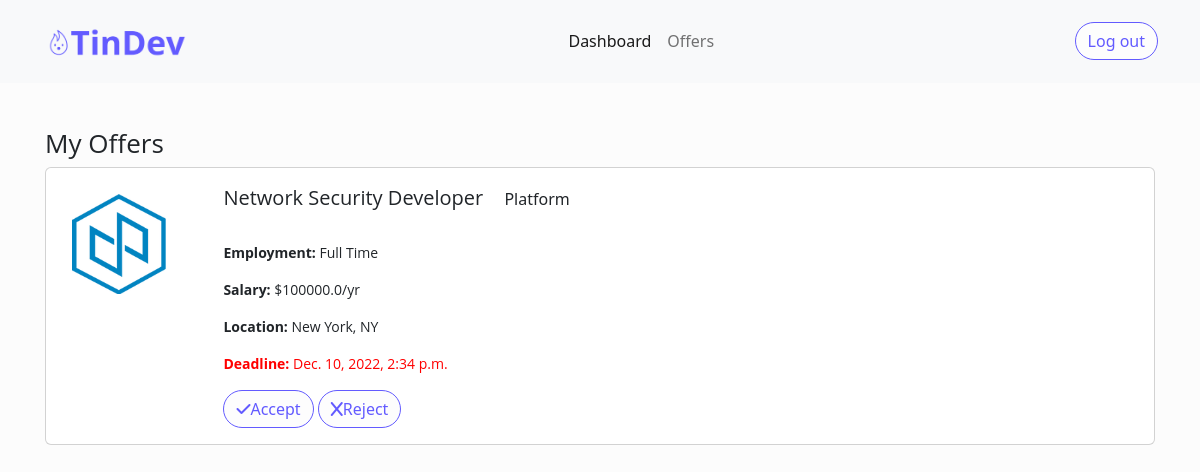
The page /candidate_offers (signed in) on the database its author committed.
### app/models.py (models this page shows)
class Job(models.Model):
    id = models.AutoField(primary_key=True)
    title = models.CharField(max_length=50)
    job_type = models.CharField(max_length=50)
    city = models.CharField(max_length=50)
    state = models.CharField(max_length=30)
    skills = models.TextField()
    description = models.TextField()
    company = models.CharField(max_length=50)
    expiration = models.DateTimeField()
    active = models.BooleanField()
    author = models.CharField(max_length=50)
    numCandidates = models.IntegerField()
    coverImage = models.ImageField(upload_to ='app/static/images', default='../../static/images/errorImage.jpg')

### app/views.py (the view)
# urls.py: path('candidate_offers', views.candidate_offers),
def candidate_offers(request):
    context = {}
    id = request.session['uid']
    offers = list(Offers.objects.filter(candidate_id = id).values("job_id", "candidate_id", "recruiter_id", "offerDeadline", "salary", "response", "accepted"))
    for i, offer in enumerate(offers):
        offer_info = list(Job.objects.filter(id = offers[i]['job_id']).values("title", "job_type", "city", "state", "company", "expiration", "active", "author", "coverImage"))[0]
        offer["title"] = offer_info["title"]
        offer["job_type"] = offer_info["job_type"]
        offer["city"] = offer_info["city"]
        offer["state"] = offer_info["state"]
        offer["company"] = offer_info["company"]
        offer["expiration"] = offer_info["expiration"]
        offer["active"] = offer_info["active"]
        offer["author"] = offer_info["author"]
        offer["coverImage"] = offer_info["coverImage"].replace("app/static/", "")
    for i, offer in enumerate(offers):
        if offer["offerDeadline"] < timezone.now():
            offers.pop(i)
    context["offers"] = offers
    return render(request, 'app/candidate_offers.html', context=context)

### app/templates/app/candidate_offers.html (shortened to what this page needs)
{% load static %}
<!DOCTYPE html>
<html lang="en">
<head>
    <link href="https://cdn.jsdelivr.net/npm/bootstrap@5.2.2/dist/css/bootstrap.min.css" rel="stylesheet"
>
    <link rel="stylesheet" href="{% static 'css/style.css' %}">
    <link rel="stylesheet" href="{% static 'css/candidate_offers.css' %}">
</head>
<body>
    <nav class="navbar navbar-expand-lg navbar-light bg-light">
        <div class="container-fluid">
            <a class="navbar-brand" href="#">
                <img src="{% static 'images/tindev_combomark.png' %}" alt="" width="150px" class="d-inline-block">
            </a>
            <div class="collapse navbar-collapse nav-div justify-content-center" id="navbarNav">
                <ul class="navbar-nav">
                    <li class="nav-item">
                        <a class="nav-link active" aria-current="page" href="/candidate_dashboard">Dashboard</a>
                    </li>
                    <li class="nav-item">
                        <a class="nav-link" href="/candidate_offers">Offers</a>
                    </li>
                </ul>
            </div>
            <button type="button" class="btn btn-secondary btn-block" onclick="location.href='/logout'">Log out</button>
        </div>
    </nav>
    <main>
        <div style="margin: 25px">
            <h2 style="justify-content: center">My Offers</h2>
            {% for offer in offers %}
                {% include './components/offerCard.html' with offer=offer %}
            {% endfor %}
        </div>
    </main>
</body>
</html>

### app/templates/app/components/offerCard.html (shortened to what this page needs)
{% load static %}
<div class="card" style="margin-bottom: 1rem">
    <div class="card-body">
        <div style="width:15%; float:left">
            <img src="{% static offer.coverImage %}" style="display:flex; margin: 10px" width="100" height="100" />
            <br>
        </div>
        <div style="width:85%; float:right">
            <span class="job-title">
                <h3 class="card-title align-middle" style="display:inline; padding-right: 1rem;"> {{ offer.title }}
                </h3>
                <h6 class="align-bottom" style="display:inline">{{ offer.company }}</h6>
            </span>
            <div style="padding-bottom:0.5rem"></div><br>
            <p class="card-text"><b>Employment:</b> {{ offer.job_type }}</p>
            <p class="card-text"><b>Salary:</b> ${{ offer.salary }}/yr</p>
            <p class="card-text"><b>Location:</b> {{ offer.city }}, {{ offer.state }}</p>
            <p class="card-text" style="color: red;"><b>Deadline:</b> {{ offer.offerDeadline }}</p>
            <form method="POST">
                <button type="button" id="offer-status-accept" class="btn btn-secondary btn-block offer-status-accept"
                    data-catid="{{ offer.job_id }}" name="accept-button"><i
                        class="fa-solid fa-check "></i>Accept</button>
                <button type="button" id="offer-status-reject" class="btn btn-secondary btn-block offer-status-reject"
                    data-catid="{{ offer.job_id }}"><i class="fa-solid fa-x"></i>Reject</button>
            </form>
        </div>
    </div>
</div>

### app/static/css/style.css (style rules this page uses)
body { background: #fcfcfc; width: 100vw; }
h2 { font-family: 'Open Sans', sans-serif; font-weight: 400; font-size: 26px; }
h3 { font-family: 'Open Sans', sans-serif; font-weight: 400; font-size: 20px; }
p { font-family: 'Open Sans', sans-serif; font-weight: 400; font-size: 14px; }
.btn-secondary { border-radius: 20px; border-color: #635bff; color: #635bff; background: #fdfdfd; }
.navbar { padding: 20px; padding-left: 30px; padding-right: 30px; }
.nav-div { padding-left: 30px; padding-right: 30px; }

### app/static/css/candidate_offers.css (style rules this page uses)
main { padding: 20px; }

### rows shown on the page
Job: title "Network Security Developer", company "Platform", job_type "Full Time", salary "100000.0", city "New York", state "NY", offerDeadline "Dec. 10, 2022, 2:34 p.m."
